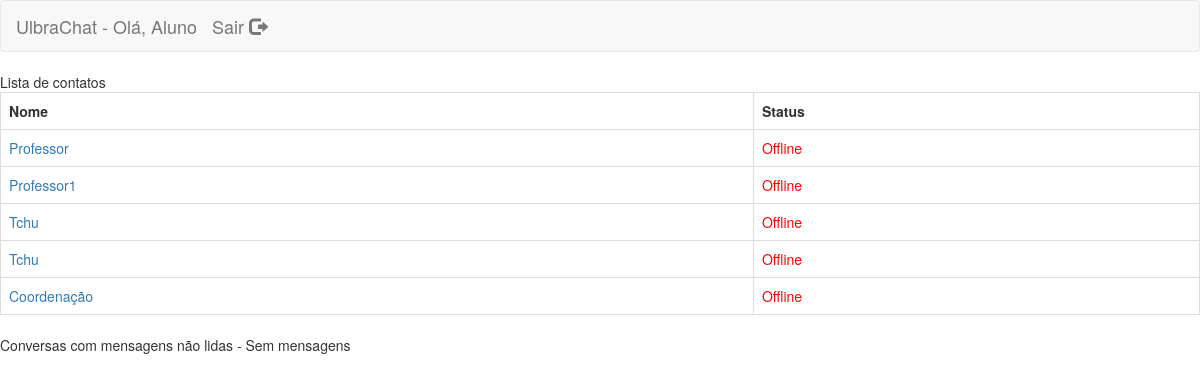
Before: /home.php (signed in) with the older database file.
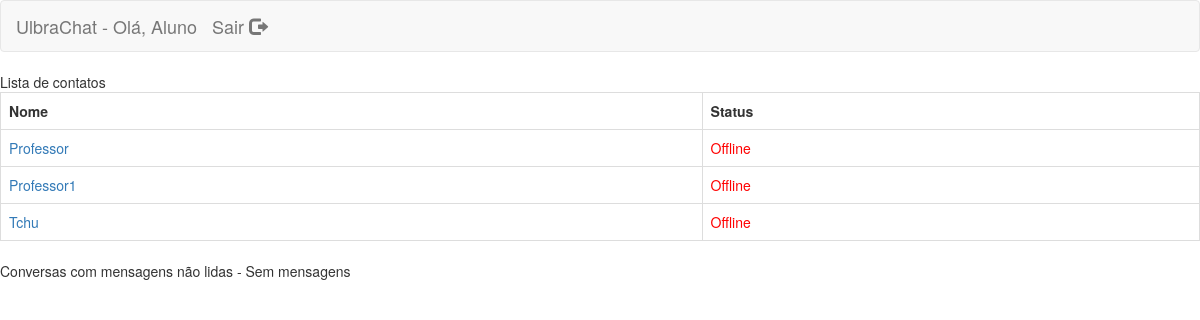
After: the same page with the newer database file.
### tables this page shows
CREATE TABLE `usuarios` (
  `id` int(11) NOT NULL,
  `nome` text NOT NULL,
  `senha` text NOT NULL,
  `status` tinyint(1) NOT NULL DEFAULT '0',
  `num_matricula` text NOT NULL,
  `email` text NOT NULL,
  `professor` tinyint(1) NOT NULL DEFAULT '0'
);

### home.php (the view, shortened to what this page needs)
<?php
	$con = conectar();
    if(isset($_SESSION['id'])){
        $id_login = $_SESSION['id'];
    }else{
        header("Location: index.php");
    }
    mysqli_query($con, "UPDATE `usuarios` SET `status`= 1 WHERE `id` ='$id_login'");
    $q1 = mysqli_query($con, "SELECT * FROM `usuarios` WHERE `id`='$id_login'");
    while($row = mysqli_fetch_assoc($q1)){
        $nome = $row['nome'];
        $professor = $row['professor'];
    }
?>
<!DOCTYPE html>
<html>
    <head>
        <link rel="stylesheet" href="css/bootstrap.min.css">
        <link rel="stylesheet" type="text/css" href="css/style.css">
    </head>
    <body>
        <nav class="navbar navbar-default">
            <div class="container-fluid">
                <div class="navbar-header">
                    <a class="navbar-brand" href="http://localhost/projeto_msg/home.php">UlbraChat - Olá, <?php echo $nome; ?></a>
                    <a class="navbar-brand" href="http://localhost/projeto_msg/logout.php">  Sair <span class="glyphicon glyphicon-log-out"></span></a>
                </div>
			</div>
		</nav>
        <div class="show-contacts" id="show-contacts">
            <caption>Lista de contatos</caption>
            <table  class="table table-bordered">
		    <tr>
			    <th scope="col"> Nome</th>
			    <th scope="col"> Status</th>
		    </tr>
            <?php
            if($professor == 0){
                $q = mysqli_query($con, "SELECT * FROM `usuarios` WHERE id!='$id_login' AND `professor` = 1");
                while($row = mysqli_fetch_assoc($q)){
                    $array[] = $row;
                }
                foreach ($array as $row){
                    echo "<tr>";
                    echo "<td><a target='_blank' href='mensageiro.php?id={$row['id']}'>".$row['nome']."</td>";
                    if($row['status']=="1"){
                        echo "<td style='color:green'><b>Online</b></td>";
                    }else{
                        echo "<td style='color:red'>Offline</td>";
                    }
                    echo "</tr>";
                }
            }else if($professor == 1){
                $q = mysqli_query($con, "SELECT * FROM `usuarios` WHERE id!='$id_login' AND `professor` = 0 ");
                while($row = mysqli_fetch_assoc($q)){
                    $array[] = $row;
                }
                foreach ($array as $row){
                    echo "<tr>";
                    echo "<td><a target='_blank' href='mensageiro.php?id={$row['id']}'>".$row['nome']."</td>";
                    if($row['status']=="1"){
                        echo "<td style='color:green'><b>Online</b></td>";
                    }else{
                        echo "<td style='color:red'>Offline</td>";
                    }
                    echo "</tr>";
                }
            }
        ?>
        </table>
        <caption>Conversas com mensagens não lidas</caption>
       </div>
	</body>
</html>

Changed rows visible on the page:
removed usuarios: nome "Tchu", status "Offline"
removed usuarios: nome "Coordenação", status "Offline"
